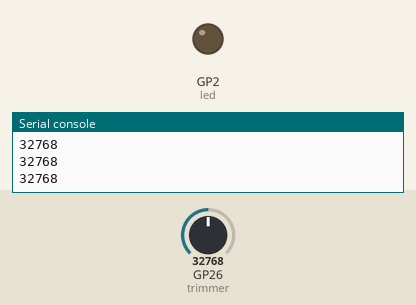
Recording of a program running on a simulated Raspberry Pi Pico running MicroPython. Parts: output pins drawn as LEDs (lit = HIGH), the last lines printed to the serial console. The test bench sets the inputs (shaded band); at power-on: GP26 (trimmer) = 32768 (analog values on the 0–65535 scale).

Above: at 1.2 s.
1.3 s: GP26 (trimmer) set to 38896
3.0 s: GP26 (trimmer) set to 40304
At 4.5 s:
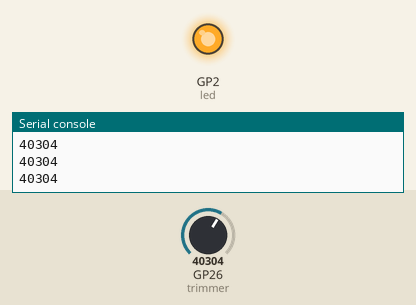
4.9 s: GP26 (trimmer) set to 32767
At 6.2 s:
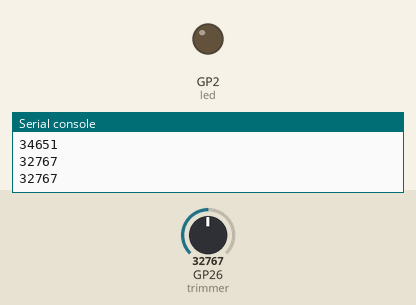
6.5 s: GP26 (trimmer) set to 45874
At 8.1 s:
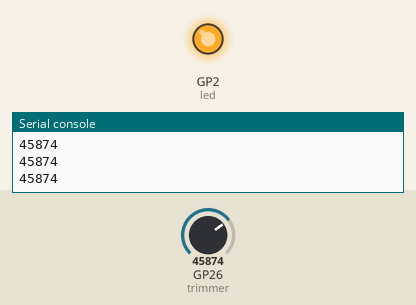
Timing chart, 0 to 9.1 s (numbered marks = the images above; inputs shaded):
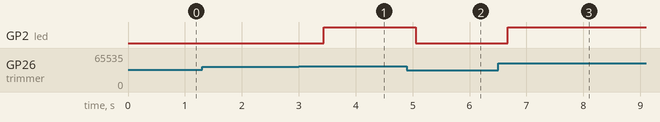

The program:

triggered_led.py
```python
from machine import Pin, ADC, PWM
from utime import sleep, sleep_ms

adc_pin = 26
trimmer = ADC(adc_pin)

led_pin = 2
led = Pin(led_pin, Pin.OUT)

while True:
    data = 0
    no_of_msmnts = 100 # Počet měření

    for _ in range(0, no_of_msmnts):
        data += trimmer.read_u16()
        sleep_ms(2)
    data = int( data / no_of_msmnts ) # Zprůměruje "no_of_msmnts" měření

    print(data)

    if data >= 39_718: # Vypočítáno trojčlenkou na 2 V
        led.value(1)
    else:
        led.value(0)

    sleep_ms(200)
```

Measured:
- the behaviour switches between 39712 and 39728 on GP26 (trimmer) (found by bisection; images 0 and 1)
- after the input at 3.0 s, GP2 (led): LOW → HIGH after 0.44 s
- after the input at 4.9 s, GP2 (led): HIGH → LOW after 0.15 s
- after the input at 6.5 s, GP2 (led): LOW → HIGH after 0.17 s
